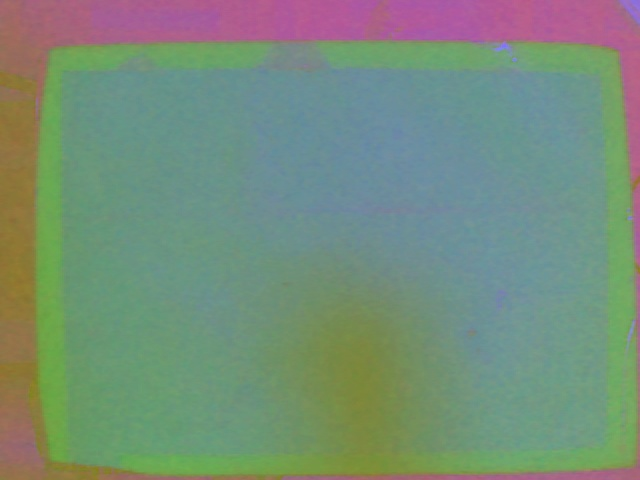
#> input picture Humanoid/ROBOGAMES/Obstacle_run/blue.jpg, 640 x 480 px, given in place of the camera
$ python dash_v3.py   (Python 2 division)   (older library calls are emulated)
#> lines starting #> are read from the running program, lines starting #| are printed output that depends on the picture; after the words box and inside, x2 and y2 are one past the last pixel; in counts of white or black regions, pixels touching at a corner belong together
#!/usr/bin/env python
import cv2
import numpy as np
import time
#import rospy
#from std_msgs.msg import String
w,h,x,y = 0,0,0,0
cap = cv2.VideoCapture(2)
flag1 = True
def getArea() :
	move="nothing"
	global x1,y1,w,h,flag1,x,y
	[y1,u,v] = [97,87,54]#[105, 117, 113]
	#flag1=True
	t=time.time()
	rec=True
	area1=0
	while rec:
		#rec,img = cap.read()
		#img= cv2.cvtColor(img, cv2.COLOR_BGR2YUV)
		#cv2.imshow('image',img)
		boln,f = cap.read()
#> f is the input picture: shape (480, 640, 3); mean B, G, R 121.9, 141.5, 118
		img_yuv = cv2.cvtColor(f, cv2.COLOR_BGR2YUV)
#> img_yuv: shape (480, 640, 3); mean of channels 0, 1, 2 132.2, 122.9, 115.5
		cv2.imshow("yuv",img_yuv)
		#cv2.imshow("g1",img_yuv)
		#img_yuv[:,:,2] = cv2.equalizeHist(img_yuv[:,:,2])
		#cv2.imshow("g2",img_yuv
		mask = cv2.inRange(img_yuv, (np.array([0,u-45,v-45])), (np.array([255,u+45,v+45])))
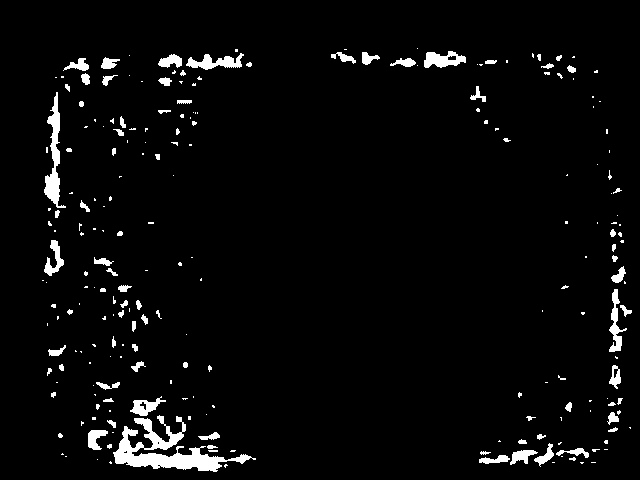
#> mask: shape (480, 640); 3.7% white; 230 white regions (147 under 20 px), largest, box (x1, y1, x2, y2) and area: (113, 415, 256, 472) 2674, (44, 92, 66, 208) 915, (186, 53, 244, 70) 492
		#cv2.imshow("Masking",mask)
		erode = cv2.erode(mask,None,iterations = 1)
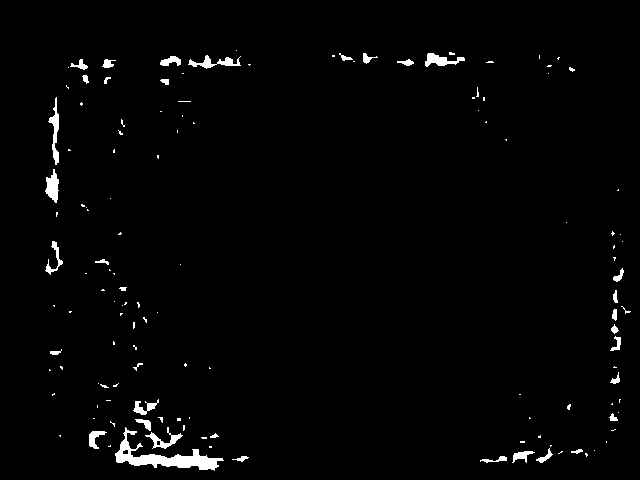
#> erode: shape (480, 640); 1.7% white; 133 white regions (97 under 20 px), largest, box (x1, y1, x2, y2) and area: (115, 427, 224, 471) 1343, (48, 97, 59, 165) 297, (45, 169, 59, 203) 285
		dilate = cv2.dilate(erode,None,iterations = 1)
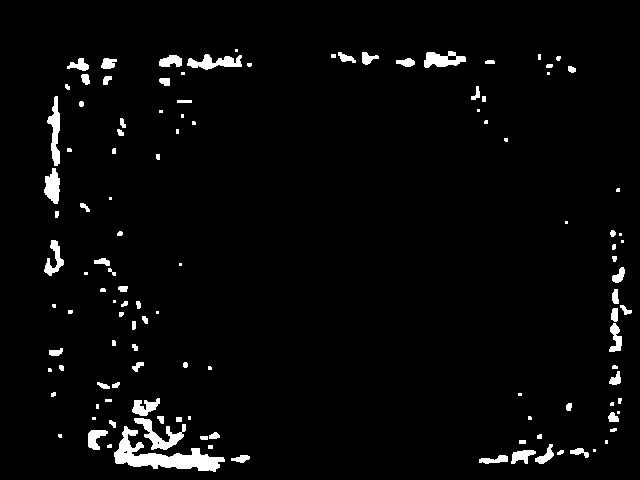
#> dilate: shape (480, 640); 3.2% white; 119 white regions (37 under 20 px)
		image,contour,hierarchy = cv2.findContours(dilate,cv2.RETR_EXTERNAL,cv2.CHAIN_APPROX_SIMPLE)
#> contour = 119 contours, 65 with area under 20; largest, box (x1, y1, x2, y2) and area: (114, 426, 225, 472) 1622, (134, 418, 186, 450) 506, (424, 51, 466, 68) 416, (47, 96, 60, 166) 400, (187, 54, 242, 70) 396
		cv2.drawContours(img_yuv, contour, -1, (0,255,0), 2)
#> img_yuv: shape (480, 640, 3); mean of channels 0, 1, 2 127, 128.3, 111.7
		if contour:
			cnt = contour[0]
#> cnt = contour of 26 points, box (x1, y1, x2, y2) (479, 455, 508, 464), area 124
			x1, y1, w, h = cv2.boundingRect(cnt)
#> x1 = 479; y1 = 455; w = 29; h = 9
			cv2.rectangle(mask,(x1,y1),(x1+w,y1+h),[255,0,0],1)
			cv2.imshow("Masking",mask)
			x=(x1+h)/2
#> x = 244
			y=(y1+w)/2
#> y = 242
		if w:
			d=325*20/w
#> d = 224
			print "D:",d
#| D: 224
		if x>340+50 :
			move = "right"


		elif x<300-50:
			move = "left"

		else:

			if len(contour)>0:
				cnt = contour[0]
				area = int(cv2.contourArea(cnt))
				#print "area",area
				#print "area1",area1
				#print area-area1
				if flag1 and area<19000:
					move = "forward"
				else:
					flag1=False
					move = "backward"
				area1=area
		print move
		if cv2.waitKey(1) == 27:
#> (key Esc is pressed here)
			break

		#return move


'''def talker() :
	#msg=raw_input()
	pub=rospy.Publisher('get_area',String,queue_size=10)
	rospy.init_node('talker',anonymous=True)
	rate=rospy.Rate(10)

	while not rospy.is_shutdown() :
		msg = getArea()
		pub.publish(msg)'''

if __name__=="__main__" :
	'''try :
		talker()
	except rospy.ROSInterruptException :
		pass'''
	getArea()
